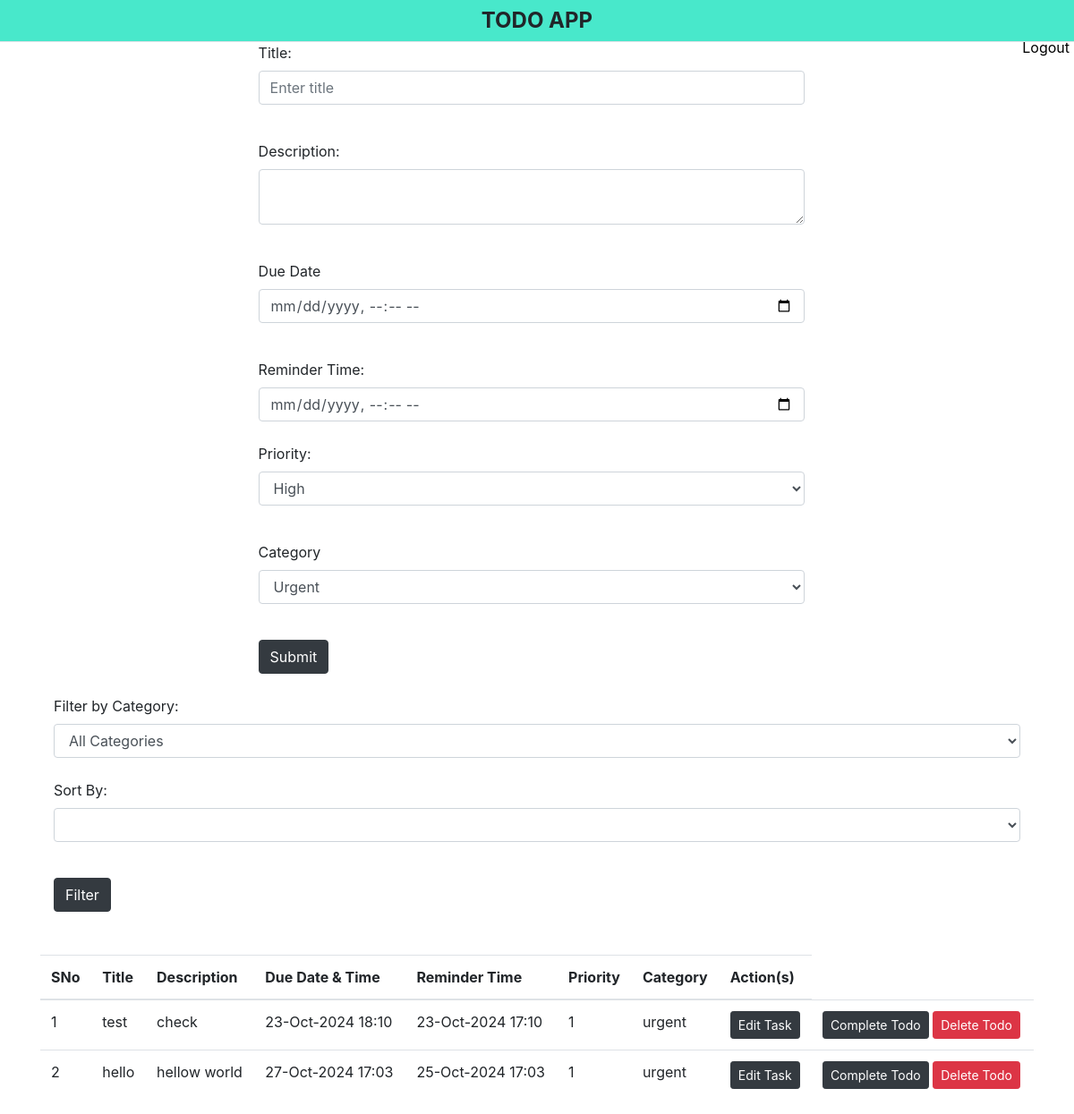
The app's page /todo/ (signed in), older data.
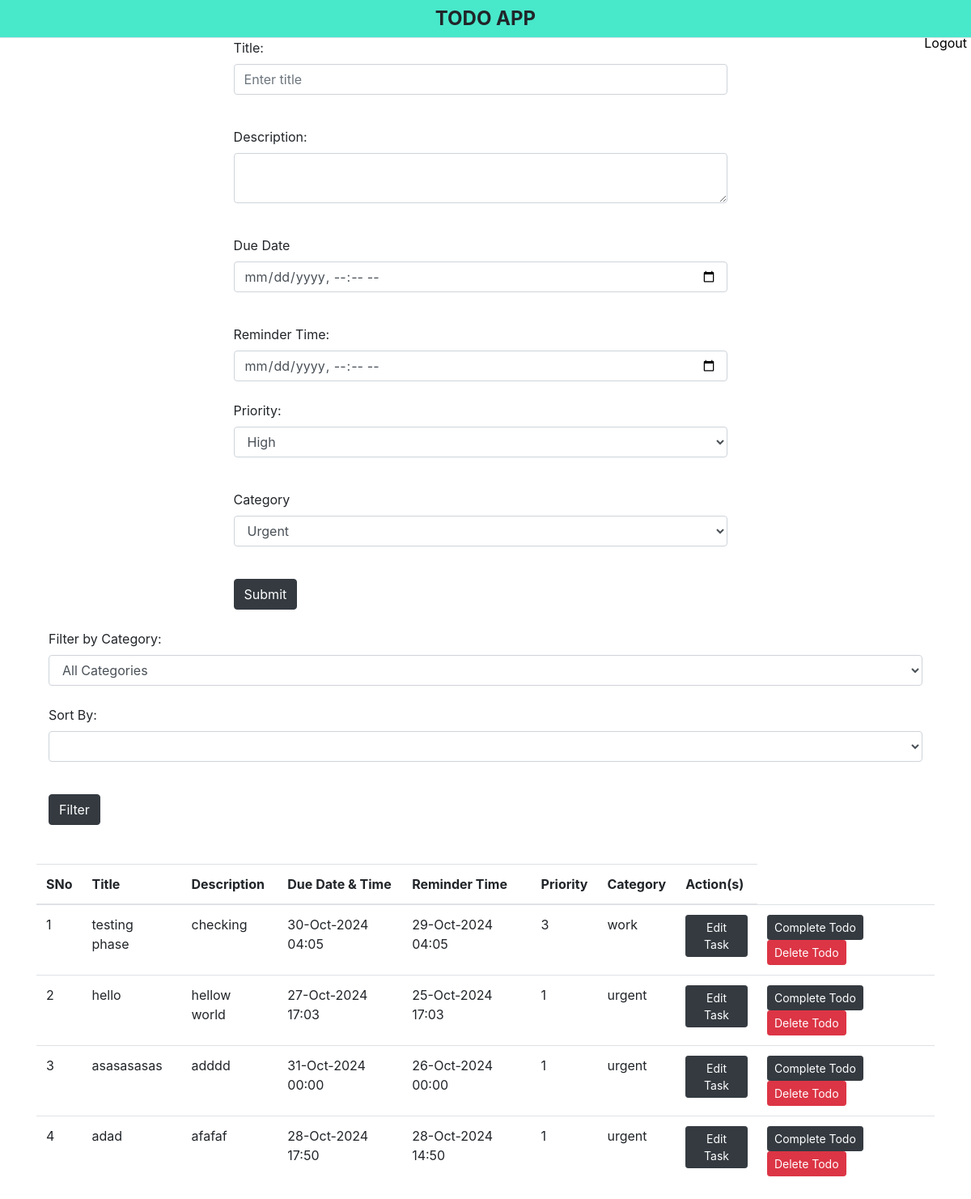
The same page, newer data.
### todo/models.py (models this page shows)
class Task(models.Model):
    user = models.ForeignKey(User, on_delete=models.SET_NULL, blank= True, null=True)
    title = models.CharField(max_length=300)
    desciption = models.TextField()
    due_date = models.DateTimeField()
    priority = models.IntegerField(default=1)
    completed = models.BooleanField(default=False) # by default it is set to  False
    category = models.ForeignKey(Category, on_delete=models.SET_NULL, blank= True, null=True)
    reminder_time = models.DateTimeField(null=True, blank=True)

class Category(models.Model):
    name = models.CharField(max_length=30)

### todo/views.py (the view)
# urls.py: path('todo/', views.todoList,name="todo_list"),
@login_required(login_url='login')
def todoList(request):
    todos = Task.objects.filter(user=request.user)
    selected_category = request.GET.get('category')
    if selected_category:
        todos = todos.filter(category__name=selected_category)
    sort_by = request.GET.get('sort_by')
    if sort_by == 'due_date_desc':
        todos = todos.order_by('-due_date')
    elif sort_by == 'due_date_asc':
        todos = todos.order_by('due_date')
    elif sort_by == 'priority_asc':
        todos = todos.order_by('priority')
    elif sort_by == 'priority_desc':
        todos = todos.order_by('-priority')
    return render(request, 'index.html', {'todos': todos})

### templates/index.html (shortened to what this page needs)
<!DOCTYPE html>
<html lang="en">
<head>
  <link rel="stylesheet" href="https://cdn.jsdelivr.net/npm/bootstrap@4.6.2/dist/css/bootstrap.min.css">
</head>
  <body>
    <nav>
      <ul>
        <div class="container">
          <div class="row justify-content-center",style="flex-grow: 1;">
          <span style="font-size: 24px; font-weight: bold;">TODO APP</span>
        </div>
        </div>
          {% if not user.is_authenticated %}
              <li><a href="{% url 'login' %}">Login</a></li>
              <li><a href="{% url 'register' %}">Register</a></li>
          {% else %}
                  <div class="navbar-right">
                  <a href="{% url 'logout' %}">Logout</a>
                  </div>
                </ul>
          {% endif %}
  </nav>
  <div class="container">
      <div class="row justify-content-center">
          <div class="col-sm-7">
              <form action="{% url 'create_todo' %}" method="POST">
                <div class="form-group">
                  <label for="title">Title:</label>
                  <input type="text" class="form-control" id="title" placeholder="Enter title" name="title">
                </div>
                <div class="form-group">
                  <label for="description">Description:</label>
                    <textarea class="form-control" name="description"></textarea>
                </div>
              <div class="form-group">
                <label for="due_date">Due Date</label>
                <input type="datetime-local" class="form-control" id="duedate" placeholder="" name="duedate">
              </div>
              <form method="POST" action="{% url 'create_task' %}">
              <label for="reminder_time">Reminder Time:</label><br>
              <input type="datetime-local" class="form-control" id="reminder_time" name="reminder_time">
            <div class="form-group">
              <label for="priority">Priority:</label>
                    <select name="priority" id="priority" class="form-control">
                        <option value="1">High</option>
                    </select>
            </div>
          <div class="form-group">
            <label for="category">Category</label>
            <select class="form-control" id="category" name="category">
                <option value="urgent">Urgent</option>
            </select>
        </div>
            <button type="submit" class="btn btn-dark">Submit</button>
              </form>
          </div>
      </div>
<div class="container">
  <form method="GET" action="{% url 'todo_list' %}">
    <div class="form-group">
      <label for="category">Filter by Category:</label>
      <select class="form-control" id="category" name="category">
        <option value="">All Categories</option>
      </select>
      <label for="sort_by">Sort By:</label>
      <select class="form-control" id="sort_by" name="sort_by">
        <option value=""></option>
        <option value="due_date_desc">Due Date (High to Low)</option>
      </select>
    </div>
    <button type="submit" class="btn btn-dark ">Filter</button>
  </form>
</div>
      <table class="table">
        <thead>
          <tr>
            <th scope="col">SNo</th>
            <th scope="col">Title</th>
            <th scope="col">Description</th>
            <th scope="col">Due Date & Time</th>
            <th scope="col">Reminder Time</th>
            <th scope="col">Priority</th>
            <th scope="col">Category</th>
            <th scope="col">Action(s)</th>
          </tr>
        </thead>
        <tbody>
          {% for todo in todos %}
          <tr>
            <td >{{ forloop.counter }}</td>
            <td>{{ todo.title }}</td>
            <td>{{ todo.desciption }}</td>
            <td>{{ todo.due_date|date:"d-M-Y H:i"}}</td>
            <td>{{ todo.reminder_time|date:"d-M-Y H:i"}}</td>
            <td>{{ todo.priority }}</td>
            <td>{{ todo.category.name }}</td>
            <td> <a class="btn btn-sm btn-dark"  href="{% url 'edit_task' todo.id %}"> Edit Task</a>
            <td>
              {% if todo.completed %}
              <span class="btn btn-sm btn-success"> Completed</span>
              {% else %}
              <a class="btn btn-sm btn-dark"  href="{% url 'complete_todo' todo.id %}"> Complete Todo</a>
              {% endif %}
              <a class="btn btn-sm btn-danger"  href="{% url 'delete_todo' todo.id %}"> Delete Todo</a>
            </td>
          </tr>
          {% endfor %}
        </tbody>
      </table>
  </div>
</body>
  </body>
</html>

### templates/index.html (style rules this page uses)
nav { background-color: #48e8cb; padding: 5px; border-bottom: 1px solid #dee2e6; }
nav ul { list-style-type: none; margin: 0; padding: 0; }
nav a { text-decoration: none; color: #000000; }
.navbar-right { float: right; }

Row changes from the older to the newer data that the page shows:
changed Task: title "test" → "testing phase"; desciption "check" → "checking"; due_date "23-Oct-2024 18:10" → "30-Oct-2024 04:05"; reminder_time "23-Oct-2024 17:10" → "29-Oct-2024 04:05"; priority "1" → "3"; category.name "urgent" → "work"
added Task: title "asasasasas", desciption "adddd", due_date "31-Oct-2024 00:00", reminder_time "26-Oct-2024 00:00", priority "1", category.name "urgent", completed "Complete Todo"
added Task: title "adad", desciption "afafaf", due_date "28-Oct-2024 17:50", reminder_time "28-Oct-2024 14:50", priority "1", category.name "urgent", completed "Complete Todo"
